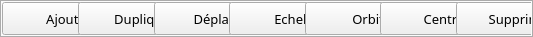
           <widget class="QTabWidget" name="tabWidget1">
            <property name="sizePolicy">
             <sizepolicy hsizetype="MinimumExpanding" vsizetype="Preferred">
              <horstretch>0</horstretch>
              <verstretch>0</verstretch>
             </sizepolicy>
            </property>
            <property name="font">
             <font>
              <family>Century Gothic</family>
              <pointsize>10</pointsize>
             </font>
            </property>
            <property name="tabPosition">
             <enum>QTabWidget::South</enum>
            </property>
            <property name="tabShape">
             <enum>QTabWidget::Rounded</enum>
            </property>
            <property name="elideMode">
             <enum>Qt::ElideNone</enum>
            </property>
            <property name="usesScrollButtons">
             <bool>false</bool>
            </property>
            <property name="tabBarAutoHide">
             <bool>true</bool>
            </property>
            <widget class="QWidget" name="tabWidgetPage1">
             <attribute name="title">
              <string/>
             </attribute>
             <layout class="QHBoxLayout" name="horizontalLayout_3">
              <property name="spacing">
               <number>0</number>
              </property>
              <property name="sizeConstraint">
               <enum>QLayout::SetDefaultConstraint</enum>
              </property>
              <property name="leftMargin">
               <number>0</number>
              </property>
              <property name="topMargin">
               <number>0</number>
              </property>
              <property name="rightMargin">
               <number>0</number>
              </property>
              <property name="bottomMargin">
               <number>0</number>
              </property>
              <item>
               <widget class="QPushButton" name="addButton">
                <property name="minimumSize">
                 <size>
                  <width>130</width>
                  <height>33</height>
                 </size>
                </property>
                <property name="maximumSize">
                 <size>
                  <width>85</width>
                  <height>33</height>
                 </size>
                </property>
                <property name="font">
                 <font>
                  <family>Century Gothic</family>
                  <pointsize>10</pointsize>
                 </font>
                </property>
                <property name="text">
                 <string> Ajouter</string>
                </property>
                <property name="icon">
                 <iconset>
                  <normaloff>:/ressources/add.png</normaloff>:/ressources/add.png</iconset>
                </property>
                <property name="iconSize">
                 <size>
                  <width>23</width>
                  <height>23</height>
                 </size>
                </property>
                <property name="flat">
                 <bool>false</bool>
                </property>
               </widget>
              </item>
              <item>
               <widget class="QPushButton" name="duplicateButton">
                <property name="sizePolicy">
                 <sizepolicy hsizetype="MinimumExpanding" vsizetype="Minimum">
                  <horstretch>0</horstretch>
                  <verstretch>0</verstretch>
                 </sizepolicy>
                </property>
                <property name="minimumSize">
                 <size>
                  <width>130</width>
                  <height>25</height>
                 </size>
                </property>
                <property name="maximumSize">
                 <size>
                  <width>39</width>
                  <height>33</height>
                 </size>
                </property>
                <property name="font">
                 <font>
                  <family>Century Gothic</family>
                  <pointsize>10</pointsize>
                 </font>
                </property>
                <property name="text">
                 <string> Dupliquer</string>
                </property>
                <property name="icon">
                 <iconset>
                  <normaloff>:/ressources/copy.png</normaloff>:/ressources/copy.png</iconset>
                </property>
                <property name="iconSize">
                 <size>
                  <width>23</width>
                  <height>23</height>
                 </size>
                </property>
                <property name="default">
                 <bool>false</bool>
                </property>
                <property name="flat">
                 <bool>false</bool>
                </property>
               </widget>
              </item>
              <item>
               <widget class="QPushButton" name="moveButton">
                <property name="sizePolicy">
                 <sizepolicy hsizetype="MinimumExpanding" vsizetype="Minimum">
                  <horstretch>0</horstretch>
                  <verstretch>0</verstretch>
                 </sizepolicy>
                </property>
                <property name="minimumSize">
                 <size>
                  <width>130</width>
                  <height>25</height>
                 </size>
                </property>
                <property name="maximumSize">
                 <size>
                  <width>39</width>
                  <height>33</height>
                 </size>
                </property>
                <property name="font">
                 <font>
                  <family>Century Gothic</family>
                  <pointsize>10</pointsize>
                 </font>
                </property>
                <property name="toolTip">
                 <string>Déplacer</string>
                </property>
                <property name="text">
                 <string> Déplacer</string>
                </property>
                <property name="icon">
                 <iconset>
                  <normaloff>:/ressources/move.png</normaloff>:/ressources/move.png</iconset>
                </property>
                <property name="iconSize">
                 <size>
                  <width>23</width>
                  <height>23</height>
                 </size>
                </property>
                <property name="default">
                 <bool>false</bool>
                </property>
                <property name="flat">
                 <bool>false</bool>
                </property>
               </widget>
              </item>
              <item>
               <widget class="QPushButton" name="scaleButton">
                <property name="sizePolicy">
                 <sizepolicy hsizetype="MinimumExpanding" vsizetype="Minimum">
                  <horstretch>0</horstretch>
                  <verstretch>0</verstretch>
                 </sizepolicy>
                </property>
                <property name="minimumSize">
                 <size>
                  <width>130</width>
                  <height>25</height>
                 </size>
                </property>
                <property name="maximumSize">
                 <size>
                  <width>39</width>
                  <height>33</height>
                 </size>
                </property>
                <property name="font">
                 <font>
                  <family>Century Gothic</family>
                  <pointsize>10</pointsize>
                 </font>
                </property>
                <property name="toolTip">
                 <string>Echelle</string>
                </property>
                <property name="text">
                 <string> Echelle</string>
                </property>
                <property name="icon">
                 <iconset>
                  <normaloff>:/ressources/scale.png</normaloff>:/ressources/scale.png</iconset>
                </property>
                <property name="iconSize">
                 <size>
                  <width>23</width>
                  <height>23</height>
                 </size>
                </property>
                <property name="default">
                 <bool>false</bool>
                </property>
                <property name="flat">
                 <bool>false</bool>
                </property>
               </widget>
              </item>
              <item>
               <widget class="QPushButton" name="rotateButton">
                <property name="sizePolicy">
                 <sizepolicy hsizetype="Minimum" vsizetype="Minimum">
                  <horstretch>0</horstretch>
                  <verstretch>0</verstretch>
                 </sizepolicy>
                </property>
                <property name="minimumSize">
                 <size>
                  <width>130</width>
                  <height>25</height>
                 </size>
                </property>
                <property name="maximumSize">
                 <size>
                  <width>39</width>
                  <height>33</height>
                 </size>
                </property>
                <property name="font">
                 <font>
                  <family>Century Gothic</family>
                  <pointsize>10</pointsize>
                 </font>
                </property>
                <property name="toolTip">
                 <string>Tourner</string>
                </property>
                <property name="text">
                 <string> Orbite</string>
                </property>
                <property name="icon">
                 <iconset>
                  <normaloff>:/ressources/rotate.png</normaloff>:/ressources/rotate.png</iconset>
                </property>
                <property name="iconSize">
                 <size>
                  <width>23</width>
                  <height>23</height>
                 </size>
                </property>
                <property name="default">
                 <bool>false</bool>
                </property>
                <property name="flat">
                 <bool>false</bool>
                </property>
               </widget>
              </item>
              <item>
               <widget class="QPushButton" name="centerButton">
                <property name="minimumSize">
                 <size>
                  <width>130</width>
                  <height>25</height>
                 </size>
                </property>
                <property name="maximumSize">
                 <size>
                  <width>39</width>
                  <height>33</height>
                 </size>
                </property>
                <property name="font">
                 <font>
                  <family>Century Gothic</family>
                  <pointsize>10</pointsize>
                 </font>
                </property>
                <property name="text">
                 <string> Centrer</string>
                </property>
                <property name="icon">
                 <iconset>
                  <normaloff>:/ressources/coordinate.png</normaloff>:/ressources/coordinate.png</iconset>
                </property>
                <property name="iconSize">
                 <size>
                  <width>23</width>
                  <height>23</height>
                 </size>
                </property>
                <property name="default">
                 <bool>false</bool>
                </property>
                <property name="flat">
                 <bool>false</bool>
                </property>
               </widget>
              </item>
              <item>
               <widget class="QPushButton" name="deleteButton">
                <property name="sizePolicy">
                 <sizepolicy hsizetype="Minimum" vsizetype="Minimum">
                  <horstretch>0</horstretch>
                  <verstretch>0</verstretch>
                 </sizepolicy>
                </property>
                <property name="minimumSize">
                 <size>
                  <width>130</width>
                  <height>25</height>
                 </size>
                </property>
                <property name="maximumSize">
                 <size>
                  <width>57</width>
                  <height>33</height>
                 </size>
                </property>
                <property name="font">
                 <font>
                  <family>Century Gothic</family>
                  <pointsize>10</pointsize>
                 </font>
                </property>
                <property name="toolTip">
                 <string>Supprimer</string>
                </property>
                <property name="text">
                 <string>Supprimer</string>
                </property>
                <property name="icon">
                 <iconset>
                  <normaloff>:/ressources/delete.png</normaloff>:/ressources/delete.png</iconset>
                </property>
                <property name="iconSize">
                 <size>
                  <width>23</width>
                  <height>23</height>
                 </size>
                </property>
                <property name="default">
                 <bool>false</bool>
                </property>
                <property name="flat">
                 <bool>false</bool>
                </property>
               </widget>
              </item>
             </layout>
            </widget>
           </widget>
